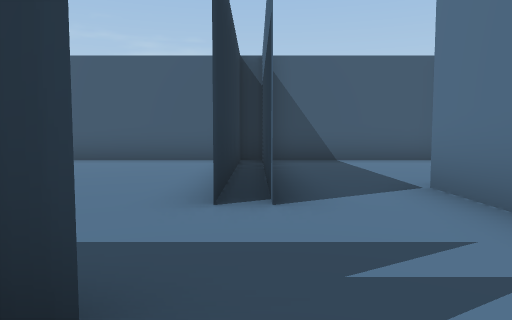
View 1 (above)

16 first-person views from a walk through a scene from a Unity 3-D project. The camera is 1.2 m above the floor, tilts 4° down and sees 70° across. The floor is counted in squares, 2 m on a side. Each view is taken from the middle of a square. On the plan, view 1 faces up. The plan holds only what a view shows up to about 10 squares ahead; the rest is blank. The place goes on beyond the plan. The player is left out. Some animated figures are not drawn.

View 2
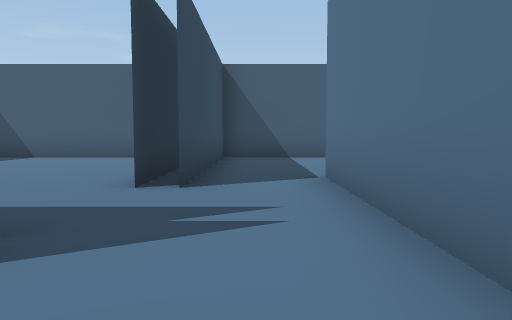

View 3
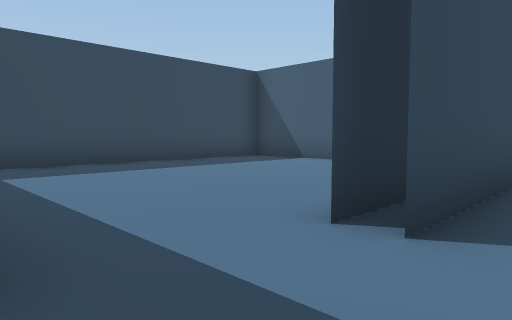

View 4
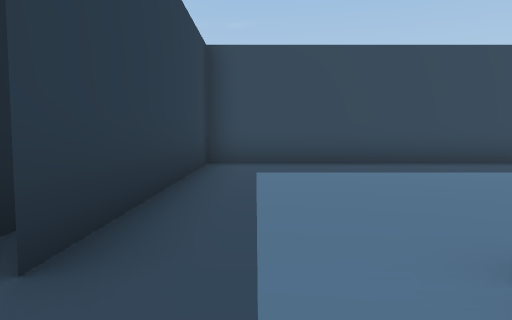

View 5
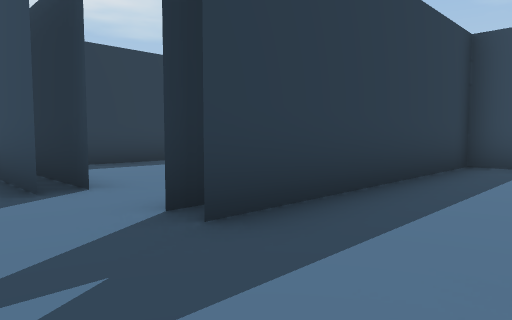

View 6
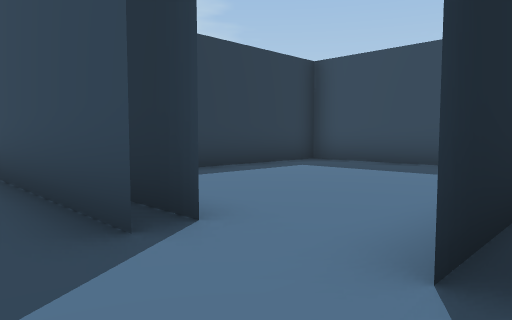

View 7
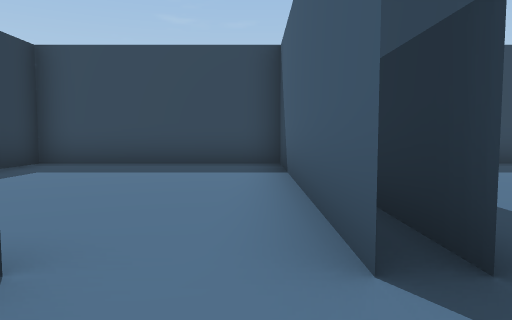

View 8
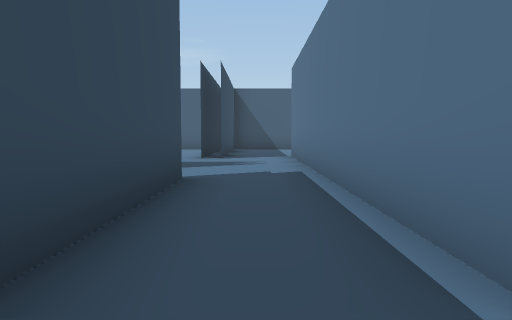

View 9
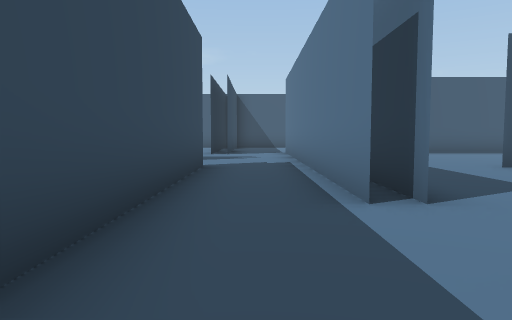

View 10
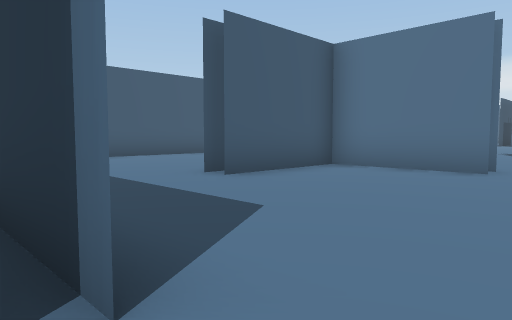

View 11
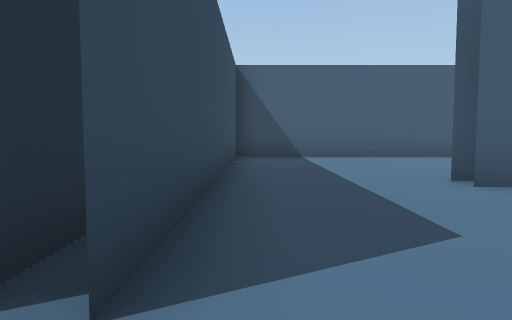

View 12
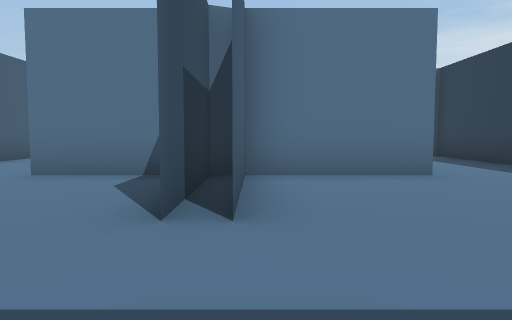

View 13
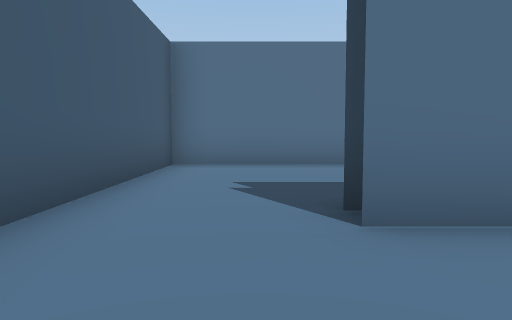

View 14
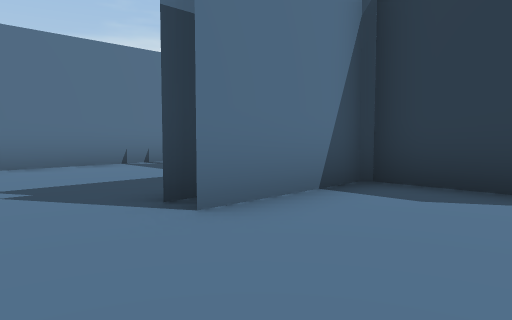

View 15
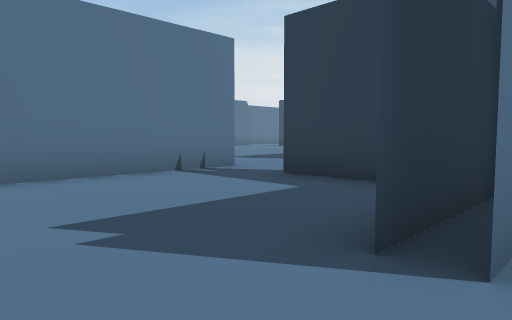

View 16
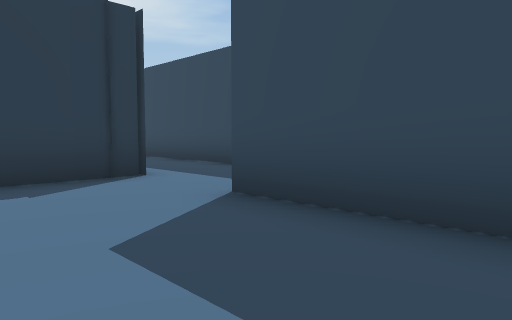

### Floor plan
Ten units are one square. View 1 is at (0, 0); x grows to the right and y downward. Boxes are objects, and circles mark ways between rooms. Rooms are numbered by the first view taken in them; rooms with no view inside come last. Other rooms are left out.
<svg viewBox="-71 -90 208 208">
<path fill="none" stroke="#000" d="M-4 10 -4 31M0 10 0 46M-5 -5 -64 -5M-4 -10 -20 -10M-65 -10 -65 45 -17 45M20 50 20 -14M25 50 25 31M1 -31 1 -84M-65 -77 -65 -10M-1 -85 -57 -85M-20 -5 -5 -5M-66 -10 -5 -10M20 -14 20 -41M68 13 75 13 55 13M75 18 55 18M20 38 20 46M83 46 83 24M83 4 83 -14M88 11 88 -14M24 70 43 70M0 55 0 113M25 -34 25 50M85 -37 24 -37M132 6 132 -37 85 -37M101 13 118 13M0 -67 0 -30M0 -74 0 -69M41 -85 -1 -85M-4 -84 -4 -30"/>
<rect x="75" y="5" width="20" height="20" fill="#bbb"><title>other object</title></rect>
<circle cx="5" cy="-10" r="3" fill="#2a7"/>
<circle cx="10" cy="50" r="3" fill="#2a7"/>
<circle cx="10" cy="-40" r="3" fill="#2a7"/>
<circle cx="90" cy="-25" r="3" fill="#2a7"/>
<text x="-30" y="20">1</text>
<text x="-30" y="-50">2</text>
<text x="50" y="30">3</text>
<text x="110" y="-20">4</text>
<text x="20" y="-60">5</text>
</svg>
Room 1 opens to room 2. Room 1 opens to room 3. Room 2 opens to room 5. Room 3 opens to room 4.

Where each view was taken, in squares from view 1:
view 1: 0 up, 0 right, facing up
view 2: 1 down, 1 right, facing up
view 3: 1 up, 1 right, facing up-left
view 4: 2 up, 1 right, facing left
view 5: 3 up, 1 right, facing down-left
view 6: 1 up, 1 right, facing down-left
view 7: 0 up, 1 right, facing left
view 8: 6 down, 1 right, facing up
view 9: 8 down, 1 right, facing up
view 10: 6 down, 2 right, facing up-right
view 11: 6 down, 3 right, facing up
view 12: 2 down, 3 right, facing right
view 13: 2 up, 6 right, facing right
view 14: 3 up, 6 right, facing down-right
view 15: 3 up, 8 right, facing down-right
view 16: 2 down, 5 right, facing down-left
